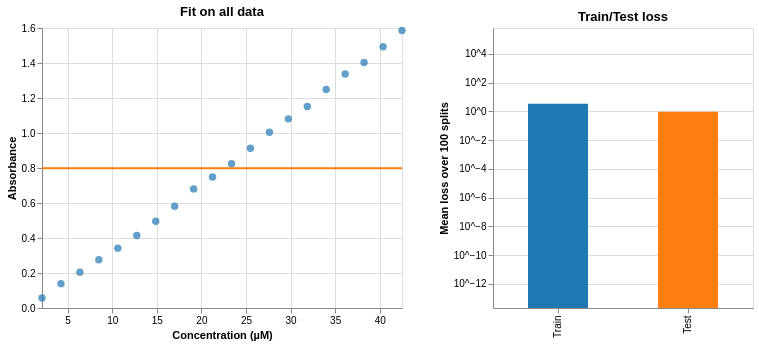

Here is the notebook cell this chart was saved with:
### Markdown cell above
The combination of high test loss and relatively low train loss indicates that the model has *memorized* the training data and does not generalize well to unseen data. The interactive plot below lets you explore this behavior in more detail, and the problem set discusses how regularization can be used to reduce overfitting.

### Code cell
import warnings
import altair as alt
import pandas as pd
from IPython.display import HTML, display
alt.data_transformers.disable_max_rows()

x = df['Concentration (µM)'].values
y = df['Absorbance'].values
# Keep total rows below Altair's default 5000-row limit for inline data.
x_range = np.linspace(x.min(), x.max(), 250)
DEGREE_MIN, DEGREE_MAX = 0, 20

# Reuse the same 100 splits for all slider positions.
rng = np.random.default_rng(42)
n_samples = len(x)
train_size = int(0.8 * n_samples)
splits = []
for _ in range(100):
    train_idx = rng.choice(n_samples, size=train_size, replace=False)
    test_idx = np.setdiff1d(np.arange(n_samples), train_idx)
    splits.append((train_idx, test_idx))


def compute_mean_losses(degree):
    train_losses = []
    test_losses = []
    for train_idx, test_idx in splits:
        x_train, y_train = x[train_idx], y[train_idx]
        x_test, y_test = x[test_idx], y[test_idx]
        with warnings.catch_warnings():
            warnings.simplefilter('ignore')
            beta = np.polyfit(x_train, y_train, degree)
        train_losses.append(np.sum((y_train - np.polyval(beta, x_train)) ** 2))
        test_losses.append(np.sum((y_test - np.polyval(beta, x_test)) ** 2))
    return np.mean(train_losses), np.mean(test_losses)


# Precompute curves and losses for all degrees (Jupyter Book friendly Altair slider).
prediction_records = []
loss_records = []
for degree in range(DEGREE_MIN, DEGREE_MAX + 1):
    with warnings.catch_warnings():
        warnings.simplefilter('ignore')
        beta_all = np.polyfit(x, y, degree)
    y_fit = np.polyval(beta_all, x_range)
    for xv, yv in zip(x_range, y_fit):
        prediction_records.append({'degree': degree, 'x': xv, 'y_fit': yv})

    mean_train_loss, mean_test_loss = compute_mean_losses(degree)
    mean_train_loss = max(mean_train_loss, 1e-15)
    mean_test_loss = max(mean_test_loss, 1e-15)
    loss_records.append({'degree': degree, 'split': 'Train', 'loss': mean_train_loss})
    loss_records.append({'degree': degree, 'split': 'Test', 'loss': mean_test_loss})

pred_df = pd.DataFrame(prediction_records)
loss_df = pd.DataFrame(loss_records)

global_min_loss = max(loss_df['loss'].min(), 1e-15)
global_max_loss = loss_df['loss'].max()

slider_style = """
<style>
.vega-bindings {
  width: min(360px, 100%);
  margin: 0.75rem auto 0;
}
.vega-bind {
  display: flex;
  align-items: center;
  width: 100%;
  font-size: 16px;
  line-height: 1.2;
  white-space: nowrap;
}
.vega-bind input[type="range"] {
  flex: 1 1 auto;
  min-width: 220px;
  margin-left: 0.35rem;
  margin-right: 0.75rem;
}
.vega-bind input[type="number"] {
  width: 3.25rem;
  font-size: 15px;
  line-height: 1.2;
  text-align: center;
}
</style>
"""

display(HTML(slider_style))

degree_slider = alt.param(
    name='degree',
    value=0,
    bind=alt.binding_range(min=DEGREE_MIN, max=DEGREE_MAX, step=1, name='Degree = '),
)

data_points = (
    alt.Chart(df)
    .mark_circle(size=55, color='#1f77b4')
    .encode(
        x=alt.X('Concentration (µM):Q', title='Concentration (µM)', scale=alt.Scale(domain=[x.min(), x.max()])),
        y=alt.Y('Absorbance:Q', title='Absorbance', scale=alt.Scale(domain=[0, 1.6])),
    )
)

fit_line = (
    alt.Chart(pred_df)
    .mark_line(color='#ff7f0e', strokeWidth=2.0, clip=True)
    .encode(
        x=alt.X('x:Q', title='Concentration (µM)', scale=alt.Scale(domain=[x.min(), x.max()])),
        y=alt.Y('y_fit:Q', title='Absorbance', scale=alt.Scale(domain=[0, 1.6])),
    )
    .transform_filter(alt.datum.degree == degree_slider)
)

left_chart = (data_points + fit_line).properties(width=360, height=280, title='Fit on all data')

right_chart = (
    alt.Chart(loss_df)
    .mark_bar(size=60)
    .encode(
        x=alt.X(
            'split:N',
            title=None,
            sort=['Train', 'Test']
        ),
        y=alt.Y(
            'loss:Q',
            title='Mean loss over 100 splits',
            scale=alt.Scale(
                type='log',
                domain=[
                    max(global_min_loss * 0.95, 1e-15),
                    global_max_loss * 1.05
                ]
            ),
            axis=alt.Axis(
                labelExpr="datum.value > 0 ? '10^' + format(round(log(datum.value)/log(10)), '.0f') : ''"
            ),
        ),
        y2=alt.Y2Datum(
            max(global_min_loss * 0.95, 1e-15)
        ),
        color=alt.Color(
            'split:N',
            legend=None,
            scale=alt.Scale(
                domain=['Train', 'Test'],
                range=['#1f77b4', '#ff7f0e']
            )
        ),
    )
    .transform_filter(alt.datum.degree == degree_slider)
    .properties(
        width=260,
        height=280,
        title='Train/Test loss'
    )
)

chart = alt.hconcat(left_chart, right_chart, spacing=30).add_params(degree_slider)

chart

### Figure 1 — Vega-Lite specification as saved in the notebook (floating-point values rounded to 4 significant figures; data arrays with more than 128 entries replaced by an {"elided": "..."} marker saying what was removed)
{"config": {"view": {"continuousWidth": 300, "continuousHeight": 300}}, "hconcat": [{"layer": [{"data": {"name": "data-e4f4bc8bfa1b2bb7ace303d2ca142976"}, "mark": {"type": "circle", "color": "#1f77b4", "size": 55}, "encoding": {"x": {"field": "Concentration (µM)", "scale": {"domain": [2.125, 42.5]}, "title": "Concentration (µM)", "type": "quantitative"}, "y": {"field": "Absorbance", "scale": {"domain": [0, 1.6]}, "title": "Absorbance", "type": "quantitative"}}}, {"data": {"name": "data-7c79e595aace0acaac30b7e868ed643f"}, "mark": {"type": "line", "clip": true, "color": "#ff7f0e", "strokeWidth": 2.0}, "encoding": {"x": {"field": "x", "scale": {"domain": [2.125, 42.5]}, "title": "Concentration (µM)", "type": "quantitative"}, "y": {"field": "y_fit", "scale": {"domain": [0, 1.6]}, "title": "Absorbance", "type": "quantitative"}}, "transform": [{"filter": "(datum.degree === degree)"}]}], "height": 280, "title": "Fit on all data", "width": 360}, {"data": {"name": "data-86d84a25de0793d0a074f3b4b534e53d"}, "mark": {"type": "bar", "size": 60}, "encoding": {"color": {"field": "split", "legend": null, "scale": {"domain": ["Train", "Test"], "range": ["#1f77b4", "#ff7f0e"]}, "type": "nominal"}, "x": {"field": "split", "sort": ["Train", "Test"], "title": null, "type": "nominal"}, "y": {"axis": {"labelExpr": "datum.value > 0 ? '10^' + format(round(log(datum.value)/log(10)), '.0f') : ''"}, "field": "loss", "scale": {"domain": [2.119e-14, 629500.0], "type": "log"}, "title": "Mean loss over 100 splits", "type": "quantitative"}, "y2": {"datum": 2.119e-14}}, "height": 280, "title": "Train/Test loss", "transform": [{"filter": "(datum.degree === degree)"}], "width": 260}], "params": [{"name": "degree", "bind": {"input": "range", "max": 20, "min": 0, "name": "Degree = ", "step": 1}, "value": 0}], "spacing": 30, "$schema": "https://vega.github.io/schema/vega-lite/v6.4.1.json", "datasets": {"data-e4f4bc8bfa1b2bb7ace303d2ca142976": [{"Concentration (µM)": 2.125, "Absorbance": 0.0572}, {"Concentration (µM)": 4.25, "Absorbance": 0.1391}, {"Concentration (µM)": 6.375, "Absorbance": 0.2049}, {"Concentration (µM)": 8.5, "Absorbance": 0.2754}, {"Concentration (µM)": 10.63, "Absorbance": 0.342}, {"Concentration (µM)": 12.75, "Absorbance": 0.4139}, {"Concentration (µM)": 14.88, "Absorbance": 0.4956}, {"Concentration (µM)": 17.0, "Absorbance": 0.5815}, {"Concentration (µM)": 19.13, "Absorbance": 0.6806}, {"Concentration (µM)": 21.25, "Absorbance": 0.7481}, {"Concentration (µM)": 23.38, "Absorbance": 0.8242}, {"Concentration (µM)": 25.5, "Absorbance": 0.913}, {"Concentration (µM)": 27.63, "Absorbance": 1.004}, {"Concentration (µM)": 29.75, "Absorbance": 1.081}, {"Concentration (µM)": 31.88, "Absorbance": 1.151}, {"Concentration (µM)": 34.0, "Absorbance": 1.248}, {"Concentration (µM)": 36.13, "Absorbance": 1.337}, {"Concentration (µM)": 38.25, "Absorbance": 1.403}, {"Concentration (µM)": 40.38, "Absorbance": 1.493}, {"Concentration (µM)": 42.5, "Absorbance": 1.585}], "data-7c79e595aace0acaac30b7e868ed643f": {"elided": "5250 records"}, "data-86d84a25de0793d0a074f3b4b534e53d": [{"degree": 0, "split": "Train", "loss": 3.45}, {"degree": 0, "split": "Test", "loss": 0.9489}, {"degree": 1, "split": "Train", "loss": 0.003118}, {"degree": 1, "split": "Test", "loss": 0.001004}, {"degree": 2, "split": "Train", "loss": 0.001231}, {"degree": 2, "split": "Test", "loss": 0.0004521}, {"degree": 3, "split": "Train", "loss": 0.0008172}, {"degree": 3, "split": "Test", "loss": 0.0004379}, {"degree": 4, "split": "Train", "loss": 0.0007179}, {"degree": 4, "split": "Test", "loss": 0.0006351}, {"degree": 5, "split": "Train", "loss": 0.0006248}, {"degree": 5, "split": "Test", "loss": 0.000575}, {"degree": 6, "split": "Train", "loss": 0.0005437}, {"degree": 6, "split": "Test", "loss": 0.0007746}, {"degree": 7, "split": "Train", "loss": 0.0004331}, {"degree": 7, "split": "Test", "loss": 0.0008544}, {"degree": 8, "split": "Train", "loss": 0.000404}, {"degree": 8, "split": "Test", "loss": 0.001693}, {"degree": 9, "split": "Train", "loss": 0.0003711}, {"degree": 9, "split": "Test", "loss": 0.01722}, {"degree": 10, "split": "Train", "loss": 0.0003047}, {"degree": 10, "split": "Test", "loss": 0.164}, {"degree": 11, "split": "Train", "loss": 0.0001923}, {"degree": 11, "split": "Test", "loss": 6.652}, {"degree": 12, "split": "Train", "loss": 7.708e-05}, {"degree": 12, "split": "Test", "loss": 15.49}, {"degree": 13, "split": "Train", "loss": 3.501e-05}, {"degree": 13, "split": "Test", "loss": 29.05}, {"degree": 14, "split": "Train", "loss": 1.72e-05}, {"degree": 14, "split": "Test", "loss": 5784.0}, {"degree": 15, "split": "Train", "loss": 4.392e-09}, {"degree": 15, "split": "Test", "loss": 42210.0}, {"degree": 16, "split": "Train", "loss": 3.184e-12}, {"degree": 16, "split": "Test", "loss": 61790.0}, {"degree": 17, "split": "Train", "loss": 6.493e-13}, {"degree": 17, "split": "Test", "loss": 107300.0}, {"degree": 18, "split": "Train", "loss": 9.922e-14}, {"degree": 18, "split": "Test", "loss": 191500.0}, {"degree": 19, "split": "Train", "loss": 5.516e-14}, {"degree": 19, "split": "Test", "loss": 340500.0}, {"degree": 20, "split": "Train", "loss": 2.231e-14}, {"degree": 20, "split": "Test", "loss": 599500.0}]}}
